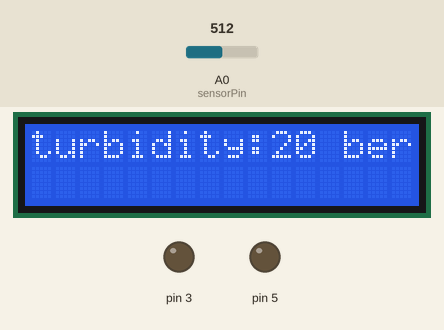
Recording of a sketch running on a simulated Arduino Uno, built with avr-gcc and run on an emulated ATmega328P. Shown: 16×2 character LCD, output pins drawn as LEDs (lit = HIGH). The inputs (shaded band) are chosen by the test bench; at power-on: A0 (sensorPin) = 512.

Above: at 1.2 s.
1.3 s: A0 (sensorPin) set to 716
At 2.8 s:
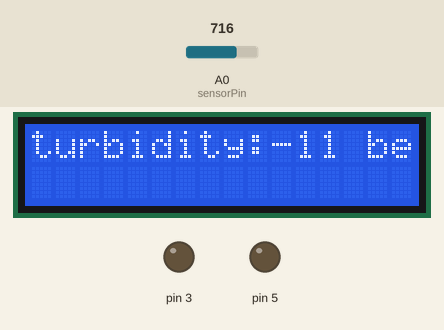
3.1 s: A0 (sensorPin) set to 694
At 4.6 s:
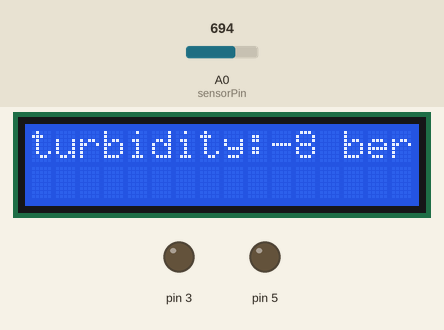
4.9 s: A0 (sensorPin) set to 511
At 6.3 s:
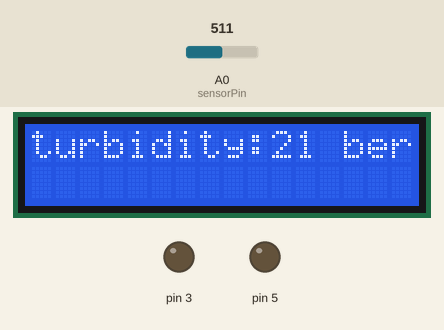
Timing chart, 0 to 7.9 s (numbered marks = the images above; inputs shaded):
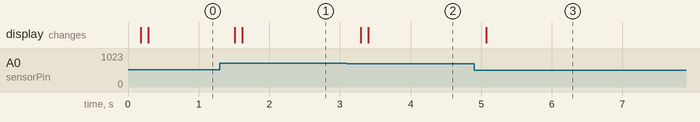

Measured:
- the behaviour switches between 704 and 703 on A0 (sensorPin) (found by bisection; images 1 and 2)
- after the input at 1.3 s, the display: first changes after 0.21 s (image 1 shows a later state)
- after the input at 3.1 s, the display: first changes after 0.20 s (image 2 shows a later state)
- after the input at 4.9 s, the display: changes after 0.17 s (image 3)

The sketch:

turbidity_sensor.ino
```cpp
#include <LiquidCrystal_I2C.h>
LiquidCrystal_I2C lcd(0x3f, 2, 1, 0, 4, 5, 6, 7, 3, POSITIVE);

int sensorPin = A0;
void setup()
{
  lcd.begin(16,2);
  pinMode(3,OUTPUT);
  pinMode(5, OUTPUT);

}

void loop() {
  int sensorValue = analogRead(sensorPin);
  int turbidity = map(sensorValue, 0,640, 100, 0);
  delay(100);
  lcd.setCursor(0, 0);
  lcd.print("turbidity:");
  lcd.print("   ");
  lcd.setCursor(10, 0);
  lcd.print(turbidity);
  delay(100);
  if (turbidity < 50) {
    lcd.print(" bersih");
  }

}

//full code please Contact me
//fadeatalarik@gmail.com
//farhanadeata (IG)
```
